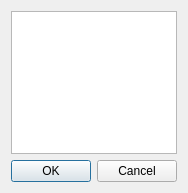
<?xml version="1.0" encoding="UTF-8"?>
<ui version="4.0">
 <class>AwPickMarkersDialUi</class>
 <widget class="QDialog" name="AwPickMarkersDialUi">
  <property name="windowModality">
   <enum>Qt::WindowModal</enum>
  </property>
  <property name="geometry">
   <rect>
    <x>0</x>
    <y>0</y>
    <width>174</width>
    <height>193</height>
   </rect>
  </property>
  <property name="windowTitle">
   <string>Pick Markers</string>
  </property>
  <property name="windowIcon">
   <iconset resource="../../../resources/AnyWave.qrc">
    <normaloff>:/images/AnyWave_icon.png</normaloff>:/images/AnyWave_icon.png</iconset>
  </property>
  <layout class="QVBoxLayout" name="verticalLayout">
   <item>
    <widget class="QListWidget" name="listWidget">
     <property name="editTriggers">
      <set>QAbstractItemView::NoEditTriggers</set>
     </property>
    </widget>
   </item>
   <item>
    <widget class="QDialogButtonBox" name="buttonBox">
     <property name="standardButtons">
      <set>QDialogButtonBox::Cancel|QDialogButtonBox::Ok</set>
     </property>
    </widget>
   </item>
  </layout>
 </widget>
 <layoutdefault spacing="6" margin="11"/>
 <resources>
  <include location="../../../resources/AnyWave.qrc"/>
 </resources>
 <connections>
  <connection>
   <sender>buttonBox</sender>
   <signal>accepted()</signal>
   <receiver>AwPickMarkersDialUi</receiver>
   <slot>accept()</slot>
   <hints>
    <hint type="sourcelabel">
     <x>297</x>
     <y>293</y>
    </hint>
    <hint type="destinationlabel">
     <x>133</x>
     <y>313</y>
    </hint>
   </hints>
  </connection>
  <connection>
   <sender>buttonBox</sender>
   <signal>rejected()</signal>
   <receiver>AwPickMarkersDialUi</receiver>
   <slot>reject()</slot>
   <hints>
    <hint type="sourcelabel">
     <x>391</x>
     <y>300</y>
    </hint>
    <hint type="destinationlabel">
     <x>217</x>
     <y>308</y>
    </hint>
   </hints>
  </connection>
 </connections>
</ui>
